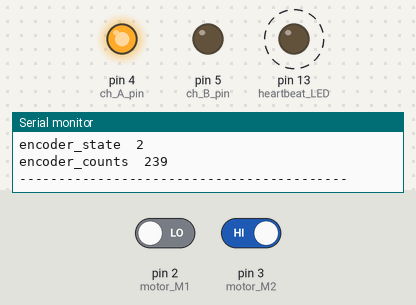
Bench run of a sketch on a simulated Arduino Mega 2560, built with avr-gcc and run on an emulated ATmega2560. On the bench: output pins drawn as LEDs (lit = HIGH), the last lines printed to the serial monitor. Dashed ring = blinking. Inputs (shaded band) come from the test bench; at power-on: pin 2 (motor_M1) LOW, pin 3 (motor_M2) HIGH.

Above: at 1.2 s.
1.3 s: pin 2 (motor_M1) driven HIGH
At 2.8 s:
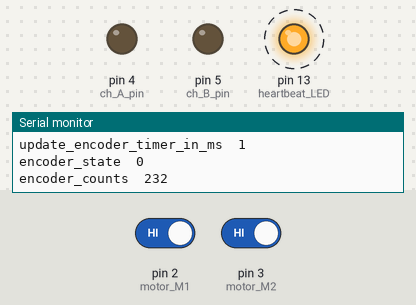
4.3 s: pin 3 (motor_M2) driven LOW
At 7.2 s:
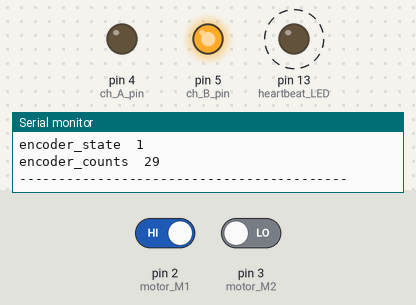
7.3 s: pin 3 (motor_M2) driven HIGH
At 8.5 s:
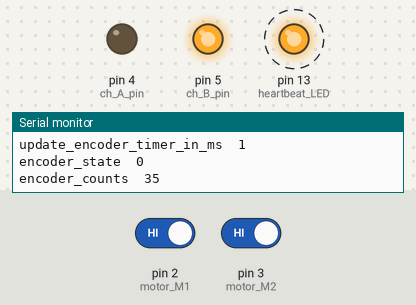
9.5 s: pin 2 (motor_M1) driven LOW
At 11.4 s:
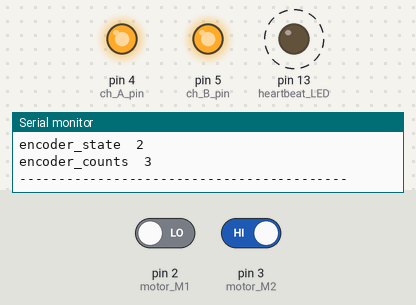
Timing chart, 0 to 13.5 s (numbered marks = the images above; inputs shaded):
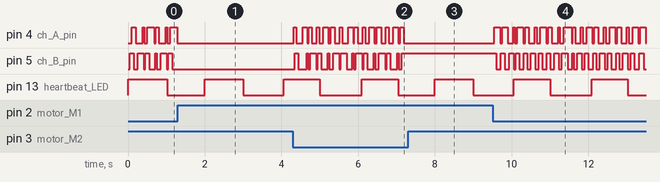

The sketch:

Motion_Sensor_Activated_Door_2.ino
```cpp
/*** header block ***
 * code file name: Motion_Sensor_Activated_Door_2
 * code description: This program is loaded on the second Arduino board and it simulates the functions of an encoder for the motor that controls the door
 * MCU board used: Arduino MEGA 2560 Microcontroller Development Board
 * programmer(s) name: Frederick De Leon
 * date when code is created/modified: 05/17/2022
 * code version: v1.0
 ***/

// timers is incremented every 100ms = 0.1s
unsigned long heartbeat_timer;
unsigned long update_encoder_timer_in_ms;
unsigned long print_timer;

void encoder_output(void);

//define pins
#define motor_M1 2
#define motor_M2 3

#define ch_A_pin 4
#define ch_B_pin 5
#define heartbeat_LED 13

unsigned int encoder_state = 0; //0 = stop, 1 = UP, 2 = DOWN
unsigned long encoder_pulse_duration_in_ms;

void setup()
{
  Serial.begin(9600);
  pinMode(motor_M1, INPUT);
  pinMode(motor_M2, INPUT);
  pinMode(ch_A_pin, OUTPUT);
  pinMode(ch_B_pin, OUTPUT);
  pinMode(heartbeat_LED, OUTPUT);
}

void loop()
{
  timers();
  heartbeat();
  encoder_control();
  encoder_output();
}

void encoder_control(void)
{

  // Serial.print(digitalRead(motor_M1));
  // Serial.print(digitalRead(motor_M2));

  switch (encoder_state)
  {
    case 0:
      if ((digitalRead(motor_M1) == 1) && (digitalRead(motor_M2) == 0))
        encoder_state = 1;
      if ((digitalRead(motor_M1) == 0) && (digitalRead(motor_M2) == 1))
        encoder_state = 2;
      break;
    case 1://GO UP
      if (digitalRead(motor_M1) == 0)
        encoder_state = 0;
      if (digitalRead(motor_M2) == 1)
        encoder_state = 0;
      break;
    case 2://GO DN
      if (digitalRead(motor_M2) == 0)
        encoder_state = 0;
      if (digitalRead(motor_M1) == 1)
        encoder_state = 0;
      break;
    default:
      encoder_state = 0;
      break;

  }

}


void timers(void)
{
  static unsigned long ms_runtime;
  static unsigned int one_ms_timer;

  if (millis() > ms_runtime)
  {
    ms_runtime++;
    one_ms_timer++;
    update_encoder_timer_in_ms++;//this is ms timer
  }
  else if (ms_runtime > millis())
    ms_runtime = millis();

  if (one_ms_timer > 99) // every 100 ms
  {
    one_ms_timer = 0;
    heartbeat_timer++;
    print_timer++;
  }
}

void heartbeat(void)
{
  if (heartbeat_timer < 10)			//first 10 (10 times 100 ms = 1s)
    digitalWrite(heartbeat_LED, HIGH);
  else
  {
    digitalWrite(heartbeat_LED, LOW);
    if (heartbeat_timer >= 20) //(between 10 and 20 - another 1 s)
      heartbeat_timer = 0;	//When does the timer get cleared?
  }
}

void encoder_output(void)
{
  static unsigned char encoder_counts;
  static unsigned char encoder_pulses_state;

  unsigned long MOTOR_RPM = 60;
  unsigned long ENCDR_PPR = 20;
  //								1000 (ms)
  encoder_pulse_duration_in_ms = (1000 * MOTOR_RPM) / 60 / ENCDR_PPR;
  //
  //encoder_pulse_duration_in_ms = 1000 * (60/60) / 20
  //						 	   = 1000 *   1 rps / 20

  if (print_timer > 2)
  {
    print_timer = 0;
    Serial.print("encoder_pulse_duration_in_ms  ");
    Serial.println(encoder_pulse_duration_in_ms);
    Serial.print("update_encoder_timer_in_ms  ");
    Serial.println(update_encoder_timer_in_ms);
    Serial.print("encoder_state  ");
    Serial.println(encoder_state);
    Serial.print("encoder_counts  ");
    Serial.println(encoder_counts);
    Serial.println("------------------------------------------");
  }

  if (encoder_state == 0)
  {
    update_encoder_timer_in_ms = 0;
  }

  if (update_encoder_timer_in_ms >= encoder_pulse_duration_in_ms)
  {
    update_encoder_timer_in_ms = 0;
    if (encoder_state == 1)
    {
      encoder_counts++;
    }
    else if (encoder_state == 2)
    {
      encoder_counts--;
    }
  }

  encoder_pulses_state = encoder_counts % 4;


  switch (encoder_pulses_state)
  {
    case 0:
      digitalWrite(ch_A_pin, LOW);
      digitalWrite(ch_B_pin, LOW);
      break;
    case 1:
      digitalWrite(ch_A_pin, HIGH);
      digitalWrite(ch_B_pin, LOW);
      break;
    case 2:
      digitalWrite(ch_A_pin, HIGH);
      digitalWrite(ch_B_pin, HIGH);
      break;
    case 3:
      digitalWrite(ch_A_pin, LOW);
      digitalWrite(ch_B_pin, HIGH);
      break;
  }


}
```

Measured:
- after the input at 1.3 s, pin 4 (ch_A_pin), pin 5 (ch_B_pin): stops changing and stays LOW
- after the input at 4.3 s, pin 4 (ch_A_pin): LOW → HIGH at once, then repeats every 1.2 s: LOW 0.16 s, HIGH 0.12 s, LOW 0.04 s, HIGH 0.08 s, LOW 0.13 s, HIGH 0.07 s, LOW 0.10 s, HIGH 0.13 s, LOW 0.07 s, HIGH 0.10 s, LOW 0.13 s, HIGH 0.07 s
- after the input at 7.3 s, pin 4 (ch_A_pin): stops changing and stays LOW; pin 5 (ch_B_pin): stops changing and stays HIGH
- after the input at 9.5 s, pin 5 (ch_B_pin): HIGH → LOW after 0.10 s, → HIGH 0.12 s later, → LOW 0.09 s later, → HIGH 0.12 s later, … (39 changes in this stretch)
- by itself, pin 13 (heartbeat_LED): alternates HIGH for 0.94 s and LOW for 1.1 s
